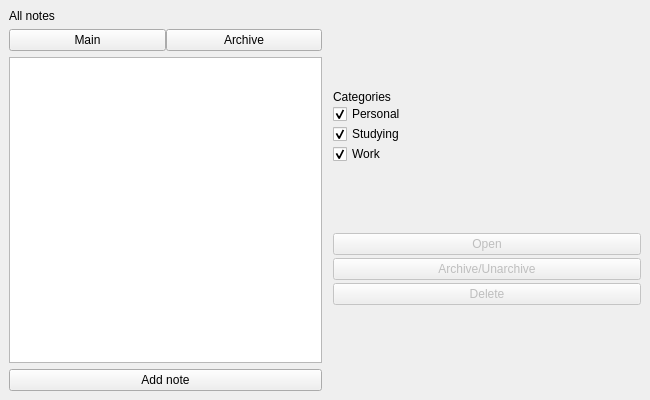
<?xml version="1.0" encoding="UTF-8"?>
<ui version="4.0">
 <class>MainWindow</class>
 <widget class="QMainWindow" name="MainWindow">
  <property name="geometry">
   <rect>
    <x>0</x>
    <y>0</y>
    <width>650</width>
    <height>400</height>
   </rect>
  </property>
  <property name="sizePolicy">
   <sizepolicy hsizetype="Fixed" vsizetype="Fixed">
    <horstretch>0</horstretch>
    <verstretch>0</verstretch>
   </sizepolicy>
  </property>
  <property name="windowTitle">
   <string>Note</string>
  </property>
  <widget class="QWidget" name="centralwidget">
   <property name="sizePolicy">
    <sizepolicy hsizetype="Fixed" vsizetype="Fixed">
     <horstretch>0</horstretch>
     <verstretch>0</verstretch>
    </sizepolicy>
   </property>
   <layout class="QHBoxLayout" name="horizontalLayout_2">
    <item>
     <layout class="QVBoxLayout" name="verticalLayout_2" stretch="0,0,50,0">
      <property name="sizeConstraint">
       <enum>QLayout::SetDefaultConstraint</enum>
      </property>
      <item>
       <widget class="QLabel" name="all_notes">
        <property name="sizePolicy">
         <sizepolicy hsizetype="Fixed" vsizetype="Fixed">
          <horstretch>0</horstretch>
          <verstretch>0</verstretch>
         </sizepolicy>
        </property>
        <property name="text">
         <string>All notes</string>
        </property>
       </widget>
      </item>
      <item>
       <layout class="QHBoxLayout" name="horizontalLayout_3" stretch="0,0">
        <property name="spacing">
         <number>0</number>
        </property>
        <property name="sizeConstraint">
         <enum>QLayout::SetDefaultConstraint</enum>
        </property>
        <item>
         <widget class="QPushButton" name="main_list_btn">
          <property name="sizePolicy">
           <sizepolicy hsizetype="Minimum" vsizetype="Fixed">
            <horstretch>0</horstretch>
            <verstretch>0</verstretch>
           </sizepolicy>
          </property>
          <property name="text">
           <string>Main</string>
          </property>
         </widget>
        </item>
        <item>
         <widget class="QPushButton" name="archive_list_btn">
          <property name="text">
           <string>Archive</string>
          </property>
         </widget>
        </item>
       </layout>
      </item>
      <item>
       <widget class="QListView" name="listView">
        <property name="sizePolicy">
         <sizepolicy hsizetype="Minimum" vsizetype="Preferred">
          <horstretch>0</horstretch>
          <verstretch>0</verstretch>
         </sizepolicy>
        </property>
        <property name="editTriggers">
         <set>QAbstractItemView::EditKeyPressed</set>
        </property>
        <property name="selectionMode">
         <enum>QAbstractItemView::SingleSelection</enum>
        </property>
        <property name="flow">
         <enum>QListView::TopToBottom</enum>
        </property>
        <property name="resizeMode">
         <enum>QListView::Adjust</enum>
        </property>
        <property name="layoutMode">
         <enum>QListView::SinglePass</enum>
        </property>
        <property name="selectionRectVisible">
         <bool>true</bool>
        </property>
       </widget>
      </item>
      <item>
       <widget class="QPushButton" name="add_note">
        <property name="text">
         <string>Add note</string>
        </property>
       </widget>
      </item>
     </layout>
    </item>
    <item>
     <layout class="QVBoxLayout" name="verticalLayout" stretch="0,0">
      <property name="spacing">
       <number>3</number>
      </property>
      <property name="sizeConstraint">
       <enum>QLayout::SetDefaultConstraint</enum>
      </property>
      <property name="leftMargin">
       <number>5</number>
      </property>
      <property name="topMargin">
       <number>35</number>
      </property>
      <property name="rightMargin">
       <number>0</number>
      </property>
      <property name="bottomMargin">
       <number>0</number>
      </property>
      <item>
       <layout class="QHBoxLayout" name="horizontalLayout">
        <property name="spacing">
         <number>7</number>
        </property>
        <property name="sizeConstraint">
         <enum>QLayout::SetMinimumSize</enum>
        </property>
        <item>
         <layout class="QVBoxLayout" name="verticalLayout_3">
          <property name="spacing">
           <number>0</number>
          </property>
          <property name="sizeConstraint">
           <enum>QLayout::SetMinimumSize</enum>
          </property>
          <item>
           <widget class="QLabel" name="categories">
            <property name="sizePolicy">
             <sizepolicy hsizetype="Fixed" vsizetype="Fixed">
              <horstretch>0</horstretch>
              <verstretch>0</verstretch>
             </sizepolicy>
            </property>
            <property name="text">
             <string>Categories</string>
            </property>
           </widget>
          </item>
          <item>
           <widget class="QCheckBox" name="personal_checkBox">
            <property name="text">
             <string>Personal</string>
            </property>
            <property name="checked">
             <bool>true</bool>
            </property>
           </widget>
          </item>
          <item>
           <widget class="QCheckBox" name="studying_checkBox">
            <property name="text">
             <string>Studying</string>
            </property>
            <property name="checked">
             <bool>true</bool>
            </property>
           </widget>
          </item>
          <item>
           <widget class="QCheckBox" name="work_checkBox">
            <property name="text">
             <string>Work</string>
            </property>
            <property name="checked">
             <bool>true</bool>
            </property>
           </widget>
          </item>
         </layout>
        </item>
        <item>
         <widget class="QLabel" name="catPic">
          <property name="sizePolicy">
           <sizepolicy hsizetype="Fixed" vsizetype="Fixed">
            <horstretch>0</horstretch>
            <verstretch>0</verstretch>
           </sizepolicy>
          </property>
          <property name="sizeIncrement">
           <size>
            <width>0</width>
            <height>0</height>
           </size>
          </property>
          <property name="text">
           <string notr="true"/>
          </property>
          <property name="textFormat">
           <enum>Qt::AutoText</enum>
          </property>
          <property name="pixmap">
           <pixmap resource="images.qrc">:/icons/icons/cat.png</pixmap>
          </property>
          <property name="scaledContents">
           <bool>true</bool>
          </property>
          <property name="margin">
           <number>0</number>
          </property>
          <property name="indent">
           <number>-1</number>
          </property>
         </widget>
        </item>
       </layout>
      </item>
      <item>
       <layout class="QVBoxLayout" name="verticalLayout_4">
        <property name="topMargin">
         <number>20</number>
        </property>
        <property name="bottomMargin">
         <number>40</number>
        </property>
        <item>
         <widget class="QPushButton" name="open_btn">
          <property name="enabled">
           <bool>false</bool>
          </property>
          <property name="text">
           <string>Open</string>
          </property>
         </widget>
        </item>
        <item>
         <widget class="QPushButton" name="archive_btn">
          <property name="enabled">
           <bool>false</bool>
          </property>
          <property name="text">
           <string>Archive/Unarchive</string>
          </property>
         </widget>
        </item>
        <item>
         <widget class="QPushButton" name="delete_btn">
          <property name="enabled">
           <bool>false</bool>
          </property>
          <property name="text">
           <string>Delete</string>
          </property>
         </widget>
        </item>
       </layout>
      </item>
     </layout>
    </item>
   </layout>
  </widget>
  <action name="actionNew">
   <property name="icon">
    <iconset resource="images.qrc">
     <normaloff>:/icons/icons/new.png</normaloff>:/icons/icons/new.png</iconset>
   </property>
   <property name="text">
    <string>New</string>
   </property>
   <property name="shortcut">
    <string>Ctrl+N</string>
   </property>
  </action>
  <action name="actionOpen">
   <property name="icon">
    <iconset resource="images.qrc">
     <normaloff>:/icons/icons/open.png</normaloff>:/icons/icons/open.png</iconset>
   </property>
   <property name="text">
    <string>Open</string>
   </property>
   <property name="shortcut">
    <string>Ctrl+O</string>
   </property>
  </action>
  <action name="actionSave">
   <property name="icon">
    <iconset resource="images.qrc">
     <normaloff>:/icons/icons/save.png</normaloff>:/icons/icons/save.png</iconset>
   </property>
   <property name="text">
    <string>Save</string>
   </property>
   <property name="shortcut">
    <string>Ctrl+S</string>
   </property>
  </action>
  <action name="actionSave_as">
   <property name="icon">
    <iconset resource="images.qrc">
     <normaloff>:/icons/icons/save_as.png</normaloff>:/icons/icons/save_as.png</iconset>
   </property>
   <property name="text">
    <string>Save as</string>
   </property>
   <property name="shortcut">
    <string>Ctrl+Shift+S</string>
   </property>
  </action>
  <action name="actionCut">
   <property name="icon">
    <iconset resource="images.qrc">
     <normaloff>:/icons/icons/cut.png</normaloff>:/icons/icons/cut.png</iconset>
   </property>
   <property name="text">
    <string>Cut</string>
   </property>
   <property name="shortcut">
    <string>Ctrl+X</string>
   </property>
  </action>
  <action name="actionCopy">
   <property name="icon">
    <iconset resource="images.qrc">
     <normaloff>:/icons/icons/copy.png</normaloff>:/icons/icons/copy.png</iconset>
   </property>
   <property name="text">
    <string>Copy</string>
   </property>
   <property name="shortcut">
    <string>Ctrl+C</string>
   </property>
  </action>
  <action name="actionPaste">
   <property name="icon">
    <iconset resource="images.qrc">
     <normaloff>:/icons/icons/paste.png</normaloff>:/icons/icons/paste.png</iconset>
   </property>
   <property name="text">
    <string>Paste</string>
   </property>
   <property name="shortcut">
    <string>Ctrl+V</string>
   </property>
  </action>
  <action name="actionUndo">
   <property name="icon">
    <iconset resource="images.qrc">
     <normaloff>:/icons/icons/undo.png</normaloff>:/icons/icons/undo.png</iconset>
   </property>
   <property name="text">
    <string>Undo</string>
   </property>
   <property name="shortcut">
    <string>Ctrl+Z</string>
   </property>
  </action>
  <action name="actionRedo">
   <property name="icon">
    <iconset resource="images.qrc">
     <normaloff>:/icons/icons/redo.png</normaloff>:/icons/icons/redo.png</iconset>
   </property>
   <property name="text">
    <string>Redo</string>
   </property>
   <property name="shortcut">
    <string>Ctrl+Shift+Z</string>
   </property>
  </action>
 </widget>
 <resources>
  <include location="images.qrc"/>
 </resources>
 <connections/>
</ui>
